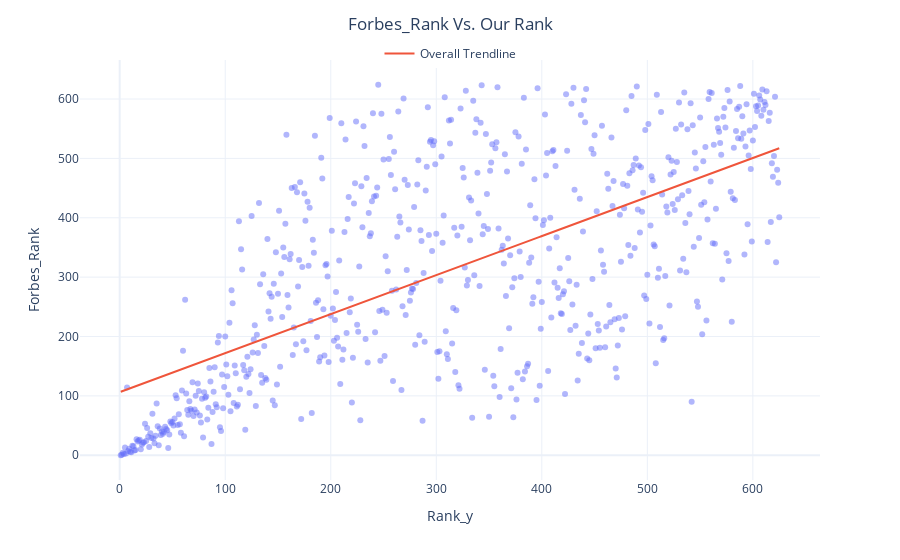

This figure's notebook cell:
### Code cell
# compare between old and new ranks 

# Create a scatterplot
fig = px.scatter(df_merged,
                 x='Rank_y',
                 y='Forbes_Rank',
                 trendline="ols",
                trendline_scope="overall",
                opacity=0.5)


fig.update_layout(# Add title
                 title_text = 'Forbes_Rank Vs. Our Rank',
                 title_x=0.5,
    legend=dict(
        yanchor="top",
        y=1.05,
        xanchor="center",
        x=0.5))





# Show your work
fig.show()

### Figure 1 — Plotly figure (JSON) as saved in the notebook; plotly's stock layout.template omitted (floating-point values rounded to 4 significant figures; data arrays with more than 128 entries replaced by an {"elided": "..."} marker saying what was removed)
{"data": [{"hovertemplate": "Rank_y=%{x}<br>Forbes_Rank=%{y}<extra></extra>", "legendgroup": "", "marker": {"color": "#636efa", "opacity": 0.5, "symbol": "circle"}, "mode": "markers", "name": "", "orientation": "v", "showlegend": false, "type": "scatter", "x": {"elided": "625 int values"}, "xaxis": "x", "y": {"elided": "625 int values"}, "yaxis": "y"}, {"hovertemplate": "<b>OLS trendline</b><br>Forbes_Rank = 0.657311 * Rank_y + 106.262<br>R<sup>2</sup>=0.432057<br><br>Rank_y=%{x}<br>Forbes_Rank=%{y} <b>(trend)</b><extra></extra>", "legendgroup": "Overall Trendline", "line": {"color": "#EF553B"}, "mode": "lines", "name": "Overall Trendline", "showlegend": true, "type": "scatter", "x": {"elided": "625 int values"}, "xaxis": "x", "y": {"elided": "625 float values"}, "yaxis": "y"}], "layout": {"legend": {"tracegroupgap": 0, "x": 0.5, "xanchor": "center", "y": 1.05, "yanchor": "top"}, "margin": {"t": 60}, "title": {"text": "Forbes_Rank Vs. Our Rank", "x": 0.5}, "xaxis": {"anchor": "y", "domain": [0, 1], "title": {"text": "Rank_y"}}, "yaxis": {"anchor": "x", "domain": [0, 1], "title": {"text": "Forbes_Rank"}}}}
